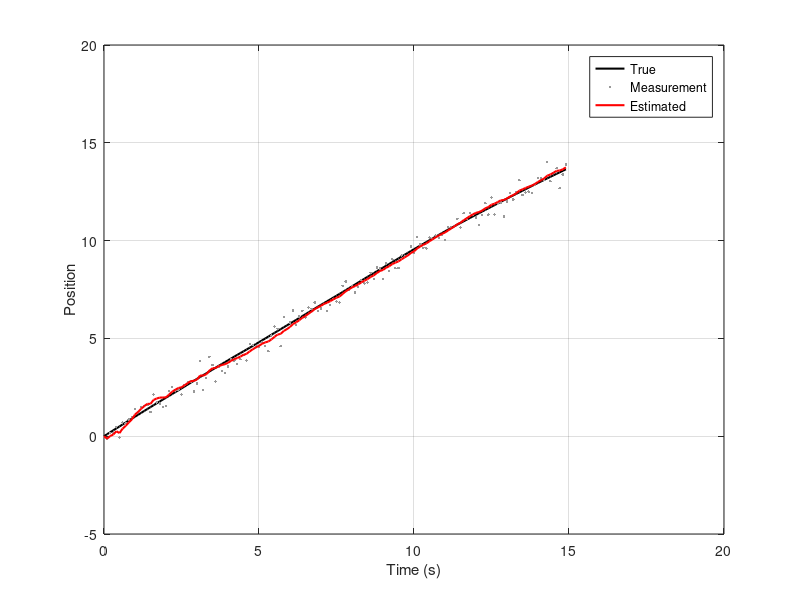

Write MATLAB code to recreate this figure.
%% Generated by RAG ModelSpec pipeline
% task_goal: 帮我做个卡尔曼滤波跟踪模型，dt=0.1，steps=150
% model_id: kalman_tracking
% assumptions:
%   - dt=0.1
%   - steps=150
% evidence:
%   - model=kalman_tracking, score=8.0, id=40
%   - model=transfer_function_step, score=4.0, id=0
%   - model=fft_lowpass_filter, score=4.0, id=70
%   - model=kalman_tracking, score=2.4, id=41
%   - model=state_space_response, score=0.8, id=11
%% Auto-generated MATLAB model: Kalman tracking
clear; clc; close all;
rng(7);

dt = 0.1;
N = 150;
q = 0.01;
r = 0.1;

F = [1 dt; 0 1];
H = [1 0];
Q = q * [dt^4/4 dt^3/2; dt^3/2 dt^2];
R = r;

x_true = zeros(2, N);
z = zeros(1, N);
x_true(:,1) = [0; 1];
for k = 2:N
    w = mvnrnd([0 0], Q)';
    x_true(:,k) = F * x_true(:,k-1) + w;
end
for k = 1:N
    z(k) = H*x_true(:,k) + sqrt(R)*randn;
end

x_est = zeros(2, N);
P = eye(2);
for k = 2:N
    x_pred = F*x_est(:,k-1);
    P_pred = F*P*F' + Q;
    K = P_pred*H'/(H*P_pred*H' + R);
    x_est(:,k) = x_pred + K*(z(k) - H*x_pred);
    P = (eye(2)-K*H)*P_pred;
end

t = (0:N-1)*dt;
figure('Name', 'Kalman Tracking');
plot(t, x_true(1,:), 'k-', 'LineWidth', 1.5); hold on;
plot(t, z, '.', 'Color', [0.6 0.6 0.6]);
plot(t, x_est(1,:), 'r-', 'LineWidth', 1.5);
legend('True', 'Measurement', 'Estimated');
xlabel('Time (s)'); ylabel('Position'); grid on;
